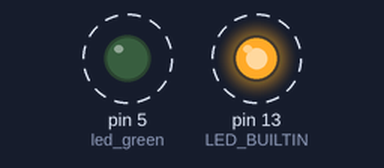
The sketch below on a simulated Arduino Uno, built with avr-gcc and run on an emulated ATmega328P. Shown: output pins drawn as LEDs (lit = HIGH). Dashed ring = blinking.

Above: at 0.5 s.
Timing chart, 0 to 4.6 s (numbered marks = the images above):
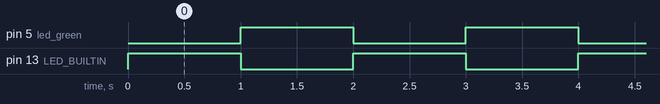

Measured:
- by itself, pin 5 (led_green), pin 13 (LED_BUILTIN): alternates HIGH for 1.0 s and LOW for 1.0 s

The sketch:

Ex1.ino
```cpp
// C++ code
//
int led_green = 5 ;
void setup()
{
  pinMode(LED_BUILTIN, OUTPUT);
  pinMode(led_green, OUTPUT);
}

void loop()
{
  digitalWrite(LED_BUILTIN, HIGH);
  digitalWrite(led_green, LOW);
  delay(1000); // Wait for 1000 millisecond(s)
  digitalWrite(LED_BUILTIN, LOW);
  digitalWrite(led_green, HIGH);
  delay(1000); // Wait for 1000 millisecond(s)
}
```
